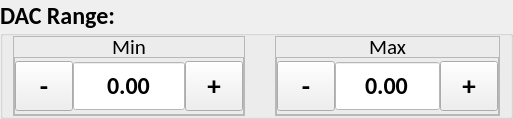
             <widget class="QGroupBox" name="slp_volt_ramp_adjustment_gb_3">
              <property name="minimumSize">
               <size>
                <width>0</width>
                <height>112</height>
               </size>
              </property>
              <property name="font">
               <font>
                <family>Calibri</family>
                <pointsize>18</pointsize>
                <weight>75</weight>
                <bold>true</bold>
               </font>
              </property>
              <property name="title">
               <string>DAC Range:</string>
              </property>
              <layout class="QHBoxLayout" name="horizontalLayout_24">
               <property name="spacing">
                <number>30</number>
               </property>
               <property name="leftMargin">
                <number>10</number>
               </property>
               <property name="topMargin">
                <number>0</number>
               </property>
               <property name="rightMargin">
                <number>10</number>
               </property>
               <property name="bottomMargin">
                <number>0</number>
               </property>
               <item>
                <widget class="QFrame" name="slp_min_frame_4">
                 <property name="maximumSize">
                  <size>
                   <width>1000</width>
                   <height>1000</height>
                  </size>
                 </property>
                 <property name="frameShape">
                  <enum>QFrame::StyledPanel</enum>
                 </property>
                 <property name="frameShadow">
                  <enum>QFrame::Raised</enum>
                 </property>
                 <layout class="QVBoxLayout" name="verticalLayout_14">
                  <property name="spacing">
                   <number>0</number>
                  </property>
                  <property name="leftMargin">
                   <number>0</number>
                  </property>
                  <property name="topMargin">
                   <number>0</number>
                  </property>
                  <property name="rightMargin">
                   <number>0</number>
                  </property>
                  <property name="bottomMargin">
                   <number>0</number>
                  </property>
                  <item>
                   <widget class="QLabel" name="slp_min_label_4">
                    <property name="minimumSize">
                     <size>
                      <width>40</width>
                      <height>20</height>
                     </size>
                    </property>
                    <property name="maximumSize">
                     <size>
                      <width>1000</width>
                      <height>20</height>
                     </size>
                    </property>
                    <property name="font">
                     <font>
                      <family>Calibri</family>
                      <pointsize>16</pointsize>
                      <weight>50</weight>
                      <bold>false</bold>
                     </font>
                    </property>
                    <property name="text">
                     <string>Min</string>
                    </property>
                    <property name="alignment">
                     <set>Qt::AlignCenter</set>
                    </property>
                   </widget>
                  </item>
                  <item>
                   <widget class="QFrame" name="frame_10">
                    <property name="minimumSize">
                     <size>
                      <width>0</width>
                      <height>58</height>
                     </size>
                    </property>
                    <property name="frameShape">
                     <enum>QFrame::StyledPanel</enum>
                    </property>
                    <property name="frameShadow">
                     <enum>QFrame::Raised</enum>
                    </property>
                    <layout class="QHBoxLayout" name="horizontalLayout_25">
                     <property name="spacing">
                      <number>0</number>
                     </property>
                     <property name="leftMargin">
                      <number>0</number>
                     </property>
                     <property name="topMargin">
                      <number>0</number>
                     </property>
                     <property name="rightMargin">
                      <number>0</number>
                     </property>
                     <property name="bottomMargin">
                      <number>0</number>
                     </property>
                     <item>
                      <widget class="QToolButton" name="slp_volt_ramp_min_minus_4">
                       <property name="minimumSize">
                        <size>
                         <width>58</width>
                         <height>50</height>
                        </size>
                       </property>
                       <property name="maximumSize">
                        <size>
                         <width>58</width>
                         <height>50</height>
                        </size>
                       </property>
                       <property name="font">
                        <font>
                         <pointsize>20</pointsize>
                         <weight>75</weight>
                         <bold>true</bold>
                        </font>
                       </property>
                       <property name="text">
                        <string>-</string>
                       </property>
                      </widget>
                     </item>
                     <item>
                      <widget class="QDoubleSpinBox" name="slp_volt_ramp_min_input_4">
                       <property name="minimumSize">
                        <size>
                         <width>0</width>
                         <height>50</height>
                        </size>
                       </property>
                       <property name="maximumSize">
                        <size>
                         <width>1000</width>
                         <height>50</height>
                        </size>
                       </property>
                       <property name="font">
                        <font>
                         <family>Calibri</family>
                         <pointsize>18</pointsize>
                        </font>
                       </property>
                       <property name="layoutDirection">
                        <enum>Qt::LeftToRight</enum>
                       </property>
                       <property name="styleSheet">
                        <string notr="true">QDoubleSpinBox {
	background-color: #FFFFFF;
}</string>
                       </property>
                       <property name="alignment">
                        <set>Qt::AlignCenter</set>
                       </property>
                       <property name="readOnly">
                        <bool>true</bool>
                       </property>
                       <property name="buttonSymbols">
                        <enum>QAbstractSpinBox::NoButtons</enum>
                       </property>
                       <property name="correctionMode">
                        <enum>QAbstractSpinBox::CorrectToPreviousValue</enum>
                       </property>
                       <property name="showGroupSeparator" stdset="0">
                        <bool>false</bool>
                       </property>
                       <property name="minimum">
                        <double>-10000.000000000000000</double>
                       </property>
                       <property name="maximum">
                        <double>10000.000000000000000</double>
                       </property>
                      </widget>
                     </item>
                     <item>
                      <widget class="QToolButton" name="slp_volt_ramp_min_plus_4">
                       <property name="minimumSize">
                        <size>
                         <width>58</width>
                         <height>50</height>
                        </size>
                       </property>
                       <property name="maximumSize">
                        <size>
                         <width>16777215</width>
                         <height>50</height>
                        </size>
                       </property>
                       <property name="font">
                        <font>
                         <pointsize>20</pointsize>
                         <weight>75</weight>
                         <bold>true</bold>
                        </font>
                       </property>
                       <property name="focusPolicy">
                        <enum>Qt::NoFocus</enum>
                       </property>
                       <property name="text">
                        <string>+</string>
                       </property>
                      </widget>
                     </item>
                    </layout>
                   </widget>
                  </item>
                 </layout>
                </widget>
               </item>
               <item>
                <widget class="QFrame" name="slp_max_frame_4">
                 <property name="minimumSize">
                  <size>
                   <width>0</width>
                   <height>0</height>
                  </size>
                 </property>
                 <property name="maximumSize">
                  <size>
                   <width>1000</width>
                   <height>1000</height>
                  </size>
                 </property>
                 <property name="frameShape">
                  <enum>QFrame::StyledPanel</enum>
                 </property>
                 <property name="frameShadow">
                  <enum>QFrame::Raised</enum>
                 </property>
                 <layout class="QVBoxLayout" name="verticalLayout_15">
                  <property name="spacing">
                   <number>0</number>
                  </property>
                  <property name="leftMargin">
                   <number>0</number>
                  </property>
                  <property name="topMargin">
                   <number>0</number>
                  </property>
                  <property name="rightMargin">
                   <number>0</number>
                  </property>
                  <property name="bottomMargin">
                   <number>0</number>
                  </property>
                  <item>
                   <widget class="QLabel" name="slp_max_label_4">
                    <property name="minimumSize">
                     <size>
                      <width>42</width>
                      <height>20</height>
                     </size>
                    </property>
                    <property name="maximumSize">
                     <size>
                      <width>1000</width>
                      <height>20</height>
                     </size>
                    </property>
                    <property name="font">
                     <font>
                      <family>Calibri</family>
                      <pointsize>16</pointsize>
                      <weight>50</weight>
                      <bold>false</bold>
                     </font>
                    </property>
                    <property name="text">
                     <string>Max</string>
                    </property>
                    <property name="alignment">
                     <set>Qt::AlignCenter</set>
                    </property>
                   </widget>
                  </item>
                  <item>
                   <widget class="QFrame" name="frame_11">
                    <property name="frameShape">
                     <enum>QFrame::StyledPanel</enum>
                    </property>
                    <property name="frameShadow">
                     <enum>QFrame::Raised</enum>
                    </property>
                    <layout class="QHBoxLayout" name="horizontalLayout_26">
                     <property name="spacing">
                      <number>0</number>
                     </property>
                     <property name="leftMargin">
                      <number>0</number>
                     </property>
                     <property name="topMargin">
                      <number>0</number>
                     </property>
                     <property name="rightMargin">
                      <number>0</number>
                     </property>
                     <property name="bottomMargin">
                      <number>0</number>
                     </property>
                     <item>
                      <widget class="QToolButton" name="slp_volt_ramp_max_minus_4">
                       <property name="minimumSize">
                        <size>
                         <width>58</width>
                         <height>50</height>
                        </size>
                       </property>
                       <property name="maximumSize">
                        <size>
                         <width>58</width>
                         <height>50</height>
                        </size>
                       </property>
                       <property name="font">
                        <font>
                         <pointsize>20</pointsize>
                         <weight>75</weight>
                         <bold>true</bold>
                        </font>
                       </property>
                       <property name="text">
                        <string>-</string>
                       </property>
                      </widget>
                     </item>
                     <item>
                      <widget class="QDoubleSpinBox" name="slp_volt_rampt_max_input_4">
                       <property name="minimumSize">
                        <size>
                         <width>0</width>
                         <height>50</height>
                        </size>
                       </property>
                       <property name="maximumSize">
                        <size>
                         <width>1000</width>
                         <height>50</height>
                        </size>
                       </property>
                       <property name="font">
                        <font>
                         <family>Calibri</family>
                         <pointsize>18</pointsize>
                        </font>
                       </property>
                       <property name="layoutDirection">
                        <enum>Qt::LeftToRight</enum>
                       </property>
                       <property name="styleSheet">
                        <string notr="true">QDoubleSpinBox {
	background-color: #FFFFFF;
}</string>
                       </property>
                       <property name="alignment">
                        <set>Qt::AlignCenter</set>
                       </property>
                       <property name="readOnly">
                        <bool>true</bool>
                       </property>
                       <property name="buttonSymbols">
                        <enum>QAbstractSpinBox::NoButtons</enum>
                       </property>
                       <property name="correctionMode">
                        <enum>QAbstractSpinBox::CorrectToPreviousValue</enum>
                       </property>
                       <property name="showGroupSeparator" stdset="0">
                        <bool>false</bool>
                       </property>
                       <property name="maximum">
                        <double>10000.000000000000000</double>
                       </property>
                      </widget>
                     </item>
                     <item>
                      <widget class="QToolButton" name="slp_volt_ramp_max_plus_4">
                       <property name="minimumSize">
                        <size>
                         <width>58</width>
                         <height>50</height>
                        </size>
                       </property>
                       <property name="maximumSize">
                        <size>
                         <width>16777215</width>
                         <height>50</height>
                        </size>
                       </property>
                       <property name="font">
                        <font>
                         <pointsize>20</pointsize>
                         <weight>75</weight>
                         <bold>true</bold>
                        </font>
                       </property>
                       <property name="focusPolicy">
                        <enum>Qt::NoFocus</enum>
                       </property>
                       <property name="text">
                        <string>+</string>
                       </property>
                      </widget>
                     </item>
                    </layout>
                   </widget>
                  </item>
                 </layout>
                </widget>
               </item>
              </layout>
             </widget>
